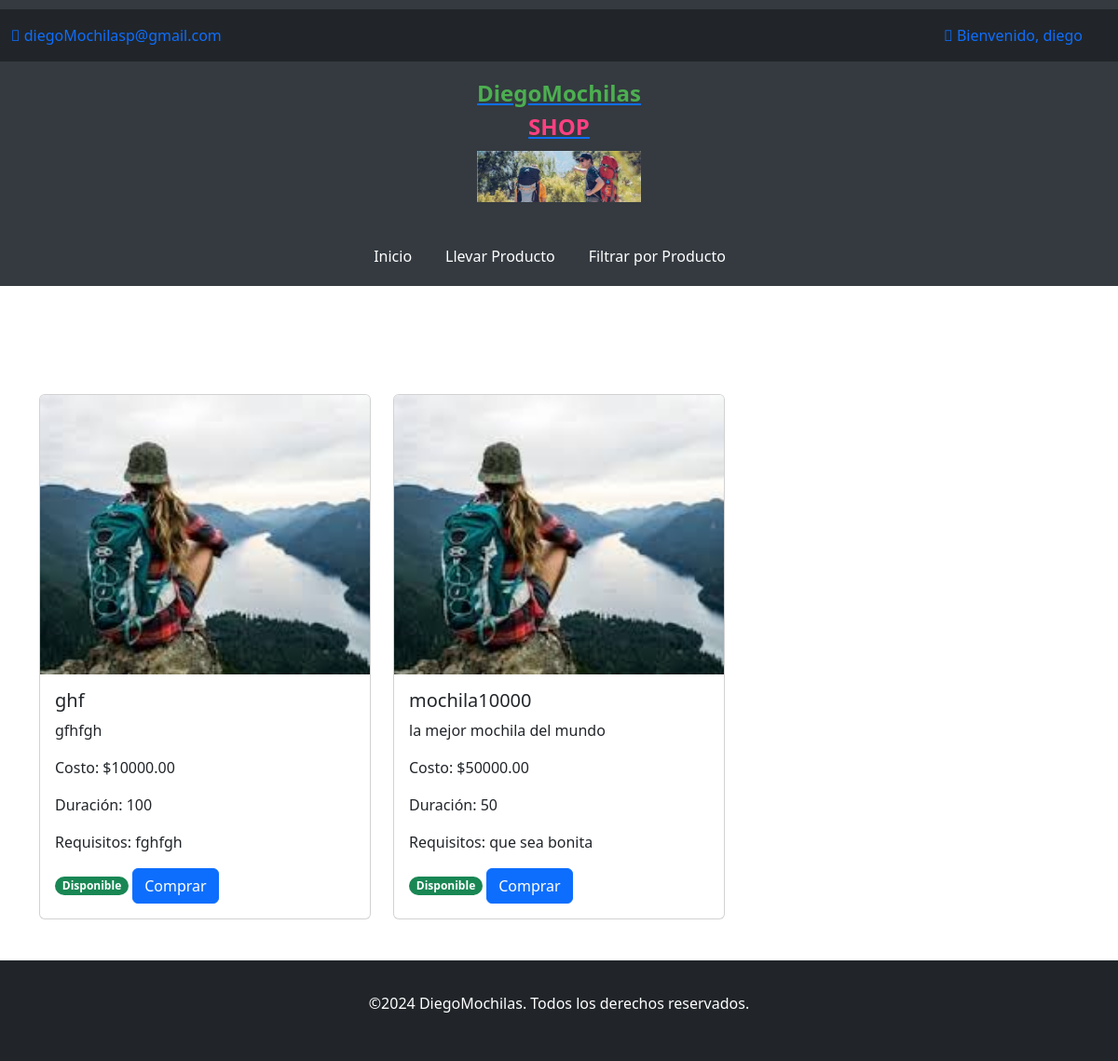
Screenshot of /mochilas/ with the database file from the repository.
### misMochilas/models.py (models this page shows, shortened)
class Mochilas(models.Model):
    nombre_servicio = models.CharField(max_length=100)
    descripcion = models.TextField()
    costo = models.DecimalField(max_digits=10, decimal_places=2)
    duracion = models.CharField(max_length=50)
    requisitos = models.TextField()
    disponibilidad = models.CharField(max_length=100)

### misMochilas/views.py (the view)
# urls.py: path('mochilas/', views.mochilas, name='mochilas'),
def mochilas(request):
    nombre_servicio = request.GET.get('nombre_servicio', '')
    precio_min = request.GET.get('precio_min')
    precio_max = request.GET.get('precio_max')
    mochilas_disponibles = Mochilas.objects.all()
    if nombre_servicio:
        mochilas_disponibles = mochilas_disponibles.filter(nombre__icontains=nombre_servicio)
    if precio_min:
        mochilas_disponibles = mochilas_disponibles.filter(precio__gte=precio_min)
    if precio_max:
        mochilas_disponibles = mochilas_disponibles.filter(precio__lte=precio_max)
    context = {
        'mochilas_disponibles': mochilas_disponibles,
    }
    return render(request, 'shop/main/mochilas.html', context)

### misMochilas/templates/shop/main/mochilas.html (shortened to what this page needs)
{% extends 'shop/base.html' %}
{% load static %}
{% block content %}
<div class="container">
    <h1 class="my-4 text-white">Lista de mochilas vendidas</h1>
    <div class="row mt-3">
        {% for cuenta in mochilas_disponibles %}
        <div class="col-md-4 mb-4">
            <div class="card">
                {% if cuenta.image %}
                <img src="{{ cuenta.image.url }}" alt="{{ cuenta.nombre_servicio }}" class="card-img-top">
                {% else %}
                <img src="{% static 'shop/img/imagen3.jpg' %}" alt="{{ cuenta.nombre_servicio }}" class="card-img-top">
                {% endif %}
                <div class="card-body">
                    <h5 class="card-title">{{ cuenta.nombre_servicio }}</h5>
                    <p class="card-text">{{ cuenta.descripcion }}</p>
                    <p class="card-text">Costo: ${{ cuenta.costo }}</p>
                    <p class="card-text">Duración: {{ cuenta.duracion }}</p>
                    <p class="card-text">Requisitos: {{ cuenta.requisitos }}</p>
                    {% if cuenta.disponibilidad %}
                    <span class="badge rounded-pill bg-success">Disponible</span>
                    {% else %}
                    <span class="badge rounded-pill bg-danger">No Disponible</span>
                    {% endif %}
                    <button type="button" class="btn btn-primary btn-add-to-cart" data-bs-toggle="modal" data-bs-target="#exampleModal{{ forloop.counter }}" data-product-id="{{ cuenta.id }}">Comprar</button>
                </div>
            </div>
        </div>
        {% endfor %}
    </div>
</div>
{% endblock %}

### misMochilas/templates/shop/base.html (shortened to what this page needs)
<!DOCTYPE html>
<html lang="en">
<head>
  {% load static %}
  <link rel="stylesheet" href="{% static 'shop/css/style.css' %}" />
  <link rel="stylesheet" href="https://maxcdn.bootstrapcdn.com/font-awesome/4.7.0/css/font-awesome.min.css">
  <link href="https://cdn.jsdelivr.net/npm/bootstrap@5.3.2/dist/css/bootstrap.min.css" rel="stylesheet" />
</head>
<body>
  <header>
    <div class="topbar py-3 ">
      <div class="container-fluid">
        <div class="row">
          <div class="col-lg-4 col-md-4 t700">
            <ul class="nav justify-content-between">
              <li><a class="text-decoration-none t-blanco" href="#"><i class="fa-regular fa-envelope"></i>
                diegoMochilasp@gmail.com</a></li>
            </ul>
          </div>
          <div class="col-lg-4 col-md-4">
          </div>
          <div class="col-lg-4 col-md-4">
            <ul class="nav justify-content-end">
              <li><a class="text-decoration-none px-3 t-blanco" href="#"><i class="fa-regular fa-user"></i> Bienvenido,
                  diego</a></li>
            </ul>
          </div>
        </div>
      </div>
    </div>
    <div class="navegacion pt-3 ">
      <div class="container-fluid text-center">
        <div class="row justify-content-center">
          <div class="col-lg-2 col-md-2 logo">
            <a href="{% url 'index' %}">
              <p class="t-verde t700">DiegoMochilas <span class="text-uppercase t-rosado t800">Shop</span></p>
              <img src="{% static 'shop/img/mochilaPrincipal.jpg' %}" alt="Logo de DiegoMochilas" class="img-fluid mt-2">
            </a>
          </div>
        </div>
        <div class="row justify-content-center mt-3">
          <div class="col-lg-8 col-md-8">
            <ul class="nav justify-content-center">
              <li><a class="t700 t-blanco text-decoration-none mx-2" href="{% url 'index' %}">Inicio</a></li>
              <li><a class="t700 t-blanco text-decoration-none mx-2" href="{% url 'mochilas' %}">Llevar Producto</a></li>
              <li><a class="t700 t-blanco text-decoration-none mx-2" href="{% url 'compra' %}">Filtrar por Producto</a></li>
            </ul>
          </div>
        </div>
      </div>
    </div>
  </header>
  <main>
    {% block content %}{% endblock %}
  </main>
  <footer>
    <div class="container">
        <div class="row py-4">
        <p>&copy;2024 DiegoMochilas. Todos los derechos reservados.</p>
        </div>
    </div>
  </footer>
</body>
</html>

### misMochilas/static/shop/css/style.css (style rules this page uses)
* { margin: 0; padding: 0; box-sizing: border-box; }
header { background-color: #343a40; color: #fff; padding: 10px 0; }
.topbar { background-color: #212529; }
.topbar ul.nav { list-style-type: none; }
.topbar ul.nav li { display: inline; margin-right: 10px; }
.navegacion { background-color: #343a40; padding: 10px 0; }
.navegacion .logo p { font-size: 1.5rem; margin-bottom: 0; }
.navegacion ul.nav { list-style-type: none; }
.navegacion ul.nav li { display: inline-block; margin-right: 20px; }
.navegacion ul.nav li a { color: #fff; text-decoration: none; transition: color 0.3s; }
main { padding: 20px 0; }
footer { background-color: #212529; color: #fff; padding: 10px 0; text-align: center; }
.logo { text-align: center; margin-bottom: 20px; }
.logo p { font-size: 2rem; color: #4CAF50; font-weight: 700; }
.logo span { color: #FF4081; font-weight: 800; }
.card img { height: 300px; width: 100%; object-fit: cover; }
.navegacion .nav { margin-top: 10px; }
.navegacion .nav li a { color: #ffffff; }
.navegacion { text-align: center; }

### rows the page displays
Mochilas: nombre_servicio "ghf", descripcion "gfhfgh", costo "10000.00", duracion "100", requisitos "fghfgh", disponibilidad "Disponible"
Mochilas: nombre_servicio "mochila10000", descripcion "la mejor mochila del mundo", costo "50000.00", duracion "50", requisitos "que sea bonita", shows "Disponible"
